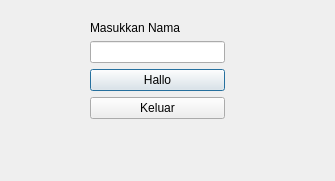
<?xml version="1.0" encoding="UTF-8"?>
<ui version="4.0">
 <class>Dialog</class>
 <widget class="QDialog" name="Dialog">
  <property name="geometry">
   <rect>
    <x>0</x>
    <y>0</y>
    <width>335</width>
    <height>181</height>
   </rect>
  </property>
  <property name="windowTitle">
   <string>Dialog</string>
  </property>
  <widget class="QWidget" name="">
   <property name="geometry">
    <rect>
     <x>90</x>
     <y>20</y>
     <width>135</width>
     <height>99</height>
    </rect>
   </property>
   <layout class="QVBoxLayout" name="verticalLayout">
    <item>
     <widget class="QLabel" name="label">
      <property name="text">
       <string>Masukkan Nama</string>
      </property>
     </widget>
    </item>
    <item>
     <widget class="QLineEdit" name="nameLineEdit"/>
    </item>
    <item>
     <widget class="QPushButton" name="showMessageButton">
      <property name="text">
       <string>Hallo</string>
      </property>
     </widget>
    </item>
    <item>
     <widget class="QPushButton" name="pushButton">
      <property name="text">
       <string>Keluar</string>
      </property>
     </widget>
    </item>
   </layout>
  </widget>
 </widget>
 <resources/>
 <connections>
  <connection>
   <sender>pushButton</sender>
   <signal>clicked()</signal>
   <receiver>Dialog</receiver>
   <slot>reject()</slot>
   <hints>
    <hint type="sourcelabel">
     <x>168</x>
     <y>136</y>
    </hint>
    <hint type="destinationlabel">
     <x>244</x>
     <y>185</y>
    </hint>
   </hints>
  </connection>
 </connections>
</ui>
